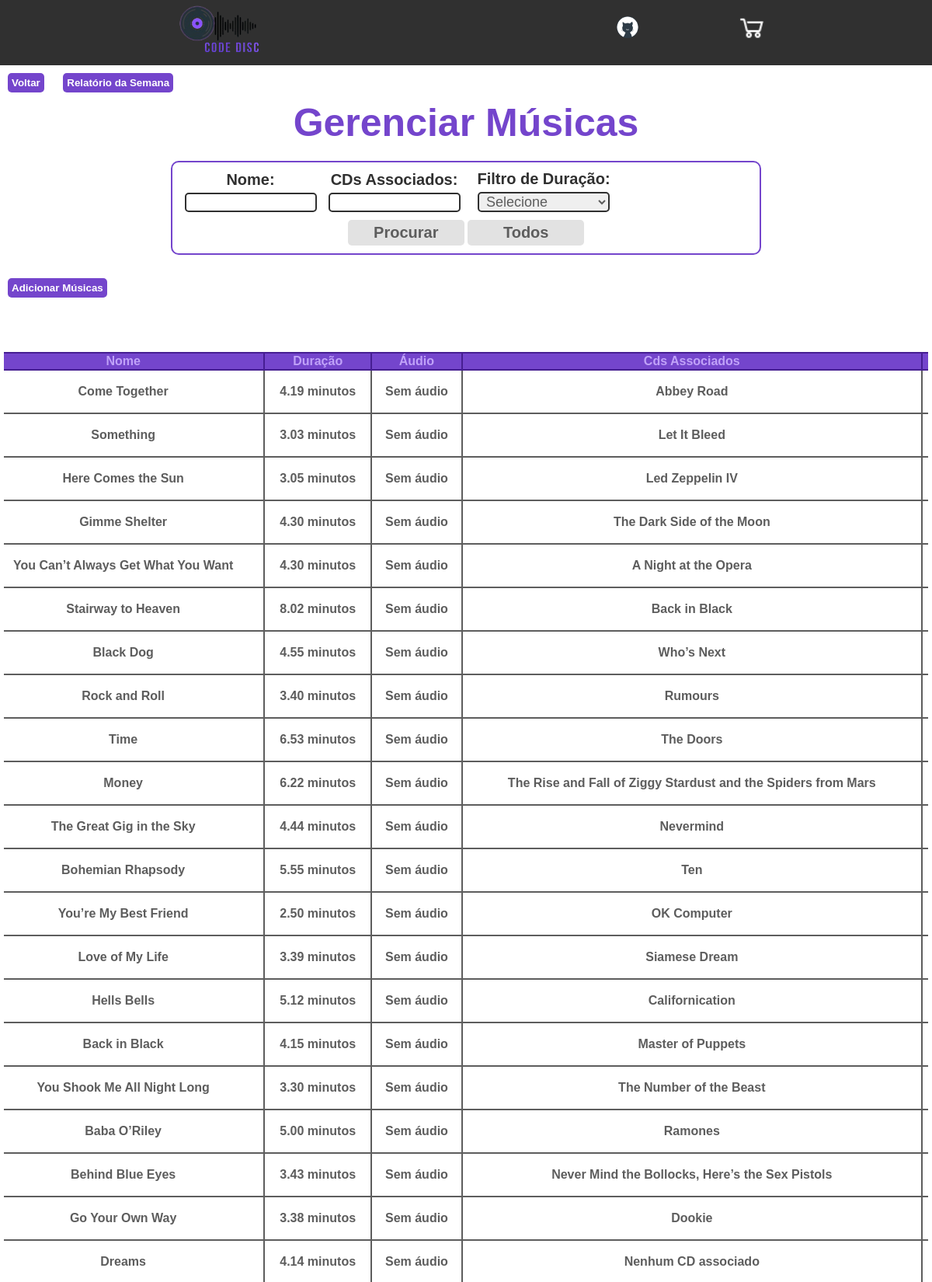
The app's page /html/login_cadastro/perfil/adm/gerenciar/gerenciar_musicas.php (signed in, upper part) with its own data.
### tables this page shows
CREATE TABLE Musica (
    id_musica INT AUTO_INCREMENT PRIMARY KEY,  
    nomeMusica VARCHAR(100) NOT NULL,          
    tempo DOUBLE                               
);

### html/login_cadastro/perfil/adm/gerenciar/gerenciar_musicas.php (the view, shortened to what this page needs)
<?php
include "../../../../login_cadastro/conexao.php";
$id_usuario = $_SESSION['id_usuario'];
$nomeMusicaFiltro = isset($_GET['nomeMusica']) ? $_GET['nomeMusica'] : '';
$ordemTempo = isset($_GET['ordemTempo']) ? $_GET['ordemTempo'] : '';
$cdFiltro = isset($_GET['cd']) ? $_GET['cd'] : '';
$sql_musica = "SELECT DISTINCT m.id_musica, m.nomeMusica, m.tempo, m.audio
               FROM Musica m
               LEFT JOIN CD_Musica cm ON m.id_musica = cm.id_musica
               LEFT JOIN CD c ON cm.id_cd = c.id_cd
               WHERE 1=1";
if ($ordemTempo == 'maior') {
    $sql_musica .= " ORDER BY m.tempo DESC";
} elseif ($ordemTempo == 'menor') {
    $sql_musica .= " ORDER BY m.tempo ASC";
} else {
    $sql_musica .= " ORDER BY m.id_musica ASC";
}
$stmt = $conn->prepare($sql_musica);
$stmt->execute();
$result_musica = $stmt->get_result();
$sql_usuario_logado = "SELECT login, foto_perfil FROM Usuario WHERE id_usuario = ?";
$stmt_usuario = $conn->prepare($sql_usuario_logado);
$stmt_usuario->bind_param("i", $id_usuario);
$stmt_usuario->execute();
$result_usuario_logado = $stmt_usuario->get_result();
$usuario_logado = $result_usuario_logado->fetch_assoc();
$foto_perfil_usuario = $usuario_logado['foto_perfil'];
$caminho_foto = "../../../../../img/php_cliente/uploads/" . basename($foto_perfil_usuario);
if (!empty($foto_perfil_usuario) && file_exists($caminho_foto)) {
    $foto_exibir = $caminho_foto;
} else {
    $foto_exibir = "../php_cliente/uploads/default.png";
}
?>
<!DOCTYPE html>
<html lang="pt-br">
<head>
    <link rel="stylesheet" href="../../../../../css/adm/gerenciar/gerenciar.css">
    <link rel="stylesheet" href="../../../../../css/adm/gerenciar/gerenciar_musica.css">
    <link rel="stylesheet" href="../../../../../css/cabeçalhos/cabeçalho_com_login_sem_menu.css">
</head>
<body>
    <header>
        <div id="parte_de_cima_cab">
            <a href="#" id="logo"><img src="../../../../../img/cabeçario/logo.png" alt="Logo" id="img_logo"></a>
            <div id="login_carrinho">
                <a href="../../adm.php"><img src="<?php echo $foto_exibir; ?>" alt="Perfil" id="Perfil"></a>
                <a href="../../butoes/carrinho.php"><img src="../../../../../img/cabeçario/icone_carrinho.png" alt="Carrinho" id="Carrinho"></a>
            </div>
        </div>
    </header>
    <button class="button_voltar"><a href="../../adm.php" class="link_voltar">Voltar</a></button>
    <button onclick="window.open('relatorio_musica.php', '_blank')" class="link_voltar button_voltar">Relatório da Semana</button>
    <h1 id="titulo">Gerenciar Músicas</h1>
    <form method="GET" action="">
    <section id="filtro">
        <div id="separar">
            <div class="lado">
                <p class="p_filtro">
                    Nome:
                    <input type="text" name="nomeMusica" class="input_filtro" list="sugestoesMusica" value="<?php echo htmlspecialchars($nomeMusicaFiltro); ?>">
                </p>
                <p class="p_filtro">
                    CDs Associados:
                    <input type="text" name="cd" class="input_filtro" list="sugestoesCD" value="<?php echo htmlspecialchars($cdFiltro); ?>">
                </p>
            </div>
            <div class="lado">
                <p class="p_filtro">
                    Filtro de Duração:
                    <select class="input_filtro tempo" name="ordemTempo">
                        <option value="">Selecione</option>
                    </select>
                </p>
            </div>
        </div>
        <div>
            <button id="button_filtro" type="submit">Procurar</button>
            <button type="button" id="button_filtro" onclick="window.location.href='gerenciar_musicas.php';">Todos</button>
        </div>
    </section>
</form>
    <button class="button_voltar"><a href="../adicionar/add_musica.php" class="link_voltar">Adicionar Músicas</a></button>
    <section id="tabelao">
     <form method="POST" action="deletar_varias_musicas.php">
            <table id="tabela">
                <thead>
                    <tr id="itens_cabeca">
                        <th class="titulo_item">Nome</th>
                        <th class="titulo_item">Duração</th>
                        <th class="titulo_item">Áudio</th>
                        <th class="titulo_item">Cds Associados</th>
                        <th class="titulo_item">Ações</th>
                    </tr>
                </thead>
                <tbody>
                <?php
                    if ($result_musica->num_rows > 0) {
                        while ($musica = $result_musica->fetch_assoc()) {
                            $id_musica = $musica['id_musica'];
                            $sql_cds = "SELECT CD.titulo
                                        FROM CD_Musica
                                        JOIN CD ON CD_Musica.id_cd = CD.id_cd
                                        WHERE CD_Musica.id_musica = ?";
                            $stmt_cds = $conn->prepare($sql_cds);
                            $stmt_cds->bind_param("i", $id_musica);
                            $stmt_cds->execute();
                            $result_cds = $stmt_cds->get_result();
                            $cds = [];
                            while ($cd = $result_cds->fetch_assoc()) {
                                $cds[] = $cd['titulo'];
                            }
                            $cds_list = !empty($cds) ? implode(", ", $cds) : "Nenhum CD associado";
                            $audio_path = "../../../../../audio/" . $musica['id_musica'] . ".mp3";
                            $audio_player = file_exists($audio_path) ?
                                "<audio controls><source src='$audio_path' type='audio/mp3'>Seu navegador não suporta o áudio.</audio>" :
                                "Sem áudio";
                            echo "<tr class='informações'>
                                    <th  class='info'>{$musica['id_musica']}</th>
                                    <th  class='info'>{$musica['nomeMusica']}</th>
                                    <th class='info'>" . number_format($musica['tempo'], 2) . " minutos</td>
                                    <th class='info'>{$audio_player}</th>
                                    <th class='info'>{$cds_list}</th>
                                    <th class='info'>
                                        <a href='../editar/editar_musicas.php?id_musica={$musica['id_musica']}' class='link_acao'>Editar</a><br>
                                        <input type='checkbox' name='musicas_selecionadas[]' value='{$musica['id_musica']}' class='input' id='musica_{$musica['id_musica']}' />
                                        <label for='musica_{$musica['id_musica']}'></label>
                                    </td>
                                </tr>";
                        }
                    } else {
                        echo "<tr><th colspan='6'>Nenhuma Música encontrada</th></tr>";
                    }
                ?>
                </tbody>
            </table>
      </form>
    </section>
</body>
</html>

### css/adm/gerenciar/gerenciar.css (style rules this page uses)
* { margin: 0px; padding: 0px; font-family: Arial, Helvetica, sans-serif; }
:root { --cinza-1: #303030; --cinza-2: #5d5d5d; --cinza-3: #6d6d6d; --cinza-4: #7b7a7a; --cinza-5: #888888; --cinza-6: #949494; --cinza-7: #abaaaa; --branco: #ffffff; --roxo: #7445cc; }
#filtro { width: 1150px; border: 2px solid var(--roxo); padding: 10px; margin: 20px auto; border-radius: 10px; display: flex; flex-direction: column; justify-content: center; align-items: center; }
#separar { display: flex; align-items: center; justify-content: space-between; }
.lado { display: flex; width: 370px; }
.p_filtro { color: var(--cinza-1); font-weight: bold; font-size: 20px; text-align: center; width: 200px; }
.input_filtro { color: var(--cinza-2); border-radius: 5px; border: 2px solid var(--cinza-1); font-size: 18px; width: 170px; padding-left: 5px; margin-top: 5px; }
#button_filtro { margin-top: 10px; width: 150px; border-radius: 5px; border: none; background-color: #e2e2e2; color: var(--cinza-2); font-size: 20px; font-weight: bold; padding: 5px; }
.button_voltar, #button_excluir { border-radius: 5px; border: none; background-color: var(--roxo); padding: 5px; font-weight: bold; margin: 10px; }
.link_voltar { color: var(--branco); text-decoration: none; }
#titulo { font-size: 50px; color: var(--roxo); margin: 20px; margin-top: 0px; text-align: center; }
#tabelao { padding: 10px; margin: 5px; overflow-x: auto; display: flex; justify-content: center; }
#tabela { border-collapse: collapse; width: 1330px; }
.titulo_item { border: 2px solid #461e92; background-color: var(--roxo); padding: 1px 7px; color: #c0a2f8; }
.info { border: 2px solid var(--cinza-2); padding: 1px 7px; color: var(--cinza-2); }

### css/adm/gerenciar/gerenciar_musica.css (style rules this page uses)
:root { --cinza-1: #303030; --cinza-2: #5d5d5d; --cinza-3: #6d6d6d; --cinza-4: #7b7a7a; --cinza-5: #888888; --cinza-6: #949494; --cinza-7: #abaaaa; --branco: #ffffff; --roxo: #7445cc; }
#filtro { width: 760px; }

### css/cabeçalhos/cabeçalho_com_login_sem_menu.css (style rules this page uses)
* { padding: 0px; margin: 0px; box-sizing: border-box; font-family: Arial, Helvetica, sans-serif; }
:root { --cinza-1: #303030; --cinza-2: #5d5d5d; --cinza-3: #6d6d6d; --cinza-4: #7b7a7a; --cinza-5: #888888; --cinza-6: #949494; --cinza-7: #abaaaa; --branco: #ffffff; }
header { background-color: var(--cinza-1); }
#parte_de_cima_cab { display: flex; justify-content: space-around; }
#logo, #barra_pesquisa, #login_carrinho { margin-top: 15px; margin-bottom: 10px; }
#logo { margin-top: 0px; }
#img_logo { width: 150px; }
#login_carrinho { display: flex; justify-content: space-between; width: 200px; height: 40px; }
#Carrinho, #Perfil { height: 40px; }
#Perfil { border-radius: 50px; }

### records on screen
musica: nomeMusica "Come Together", tempo "4.19", shows "Sem áudio", cds_list "Abbey Road"
musica: nomeMusica "Something", tempo "3.03", shows "Sem áudio", cds_list "Let It Bleed"
musica: nomeMusica "Here Comes the Sun", tempo "3.05", shows "Sem áudio", cds_list "Led Zeppelin IV"
musica: nomeMusica "Gimme Shelter", tempo "4.30", shows "Sem áudio", cds_list "The Dark Side of the Moon"
musica: nomeMusica "You Can’t Always Get What You Want", tempo "4.30", shows "Sem áudio", cds_list "A Night at the Opera"
musica: nomeMusica "Stairway to Heaven", tempo "8.02", shows "Sem áudio", cds_list "Back in Black"
musica: nomeMusica "Black Dog", tempo "4.55", shows "Sem áudio", cds_list "Who’s Next"
musica: nomeMusica "Rock and Roll", tempo "3.40", shows "Sem áudio", cds_list "Rumours"
musica: nomeMusica "Time", tempo "6.53", shows "Sem áudio", cds_list "The Doors"
musica: nomeMusica "Money", tempo "6.22", shows "Sem áudio", cds_list "The Rise and Fall of Ziggy Stardust and the Spiders from Mars"
musica: nomeMusica "The Great Gig in the Sky", tempo "4.44", shows "Sem áudio", cds_list "Nevermind"
musica: nomeMusica "Bohemian Rhapsody", tempo "5.55", shows "Sem áudio", cds_list "Ten"
musica: nomeMusica "You’re My Best Friend", tempo "2.50", shows "Sem áudio", cds_list "OK Computer"
musica: nomeMusica "Love of My Life", tempo "3.39", shows "Sem áudio", cds_list "Siamese Dream"
musica: nomeMusica "Hells Bells", tempo "5.12", shows "Sem áudio", cds_list "Californication"
musica: nomeMusica "Back in Black", tempo "4.15", shows "Sem áudio", cds_list "Master of Puppets"
musica: nomeMusica "You Shook Me All Night Long", tempo "3.30", shows "Sem áudio", cds_list "The Number of the Beast"
musica: nomeMusica "Baba O’Riley", tempo "5.00", shows "Sem áudio", cds_list "Ramones"
musica: nomeMusica "Behind Blue Eyes", tempo "3.43", shows "Sem áudio", cds_list "Never Mind the Bollocks, Here’s the Sex Pistols"
musica: nomeMusica "Go Your Own Way", tempo "3.38", shows "Sem áudio", cds_list "Dookie"
musica: nomeMusica "Dreams", tempo "4.14", shows "Sem áudio", cds_list "Nenhum CD associado"
